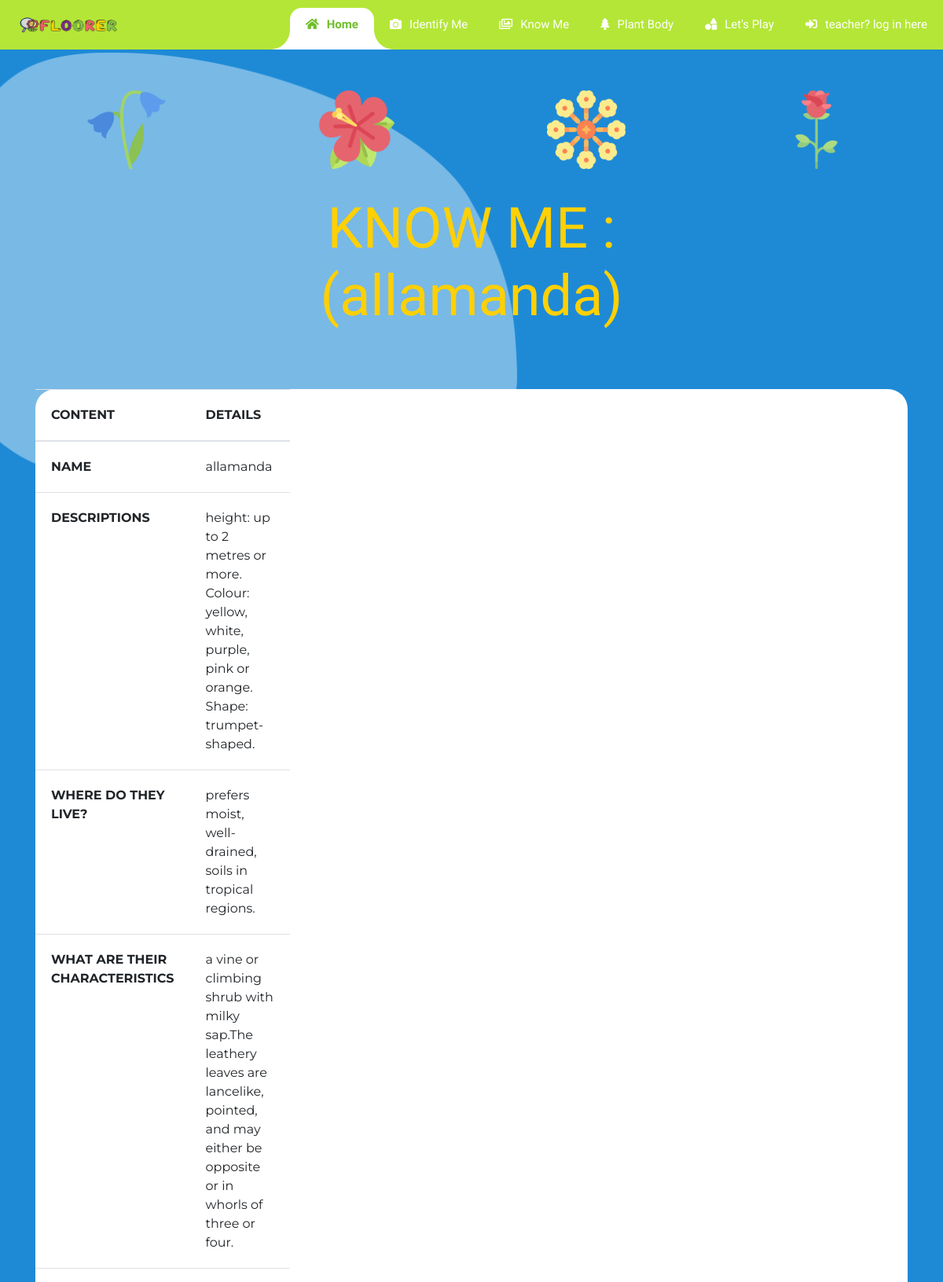
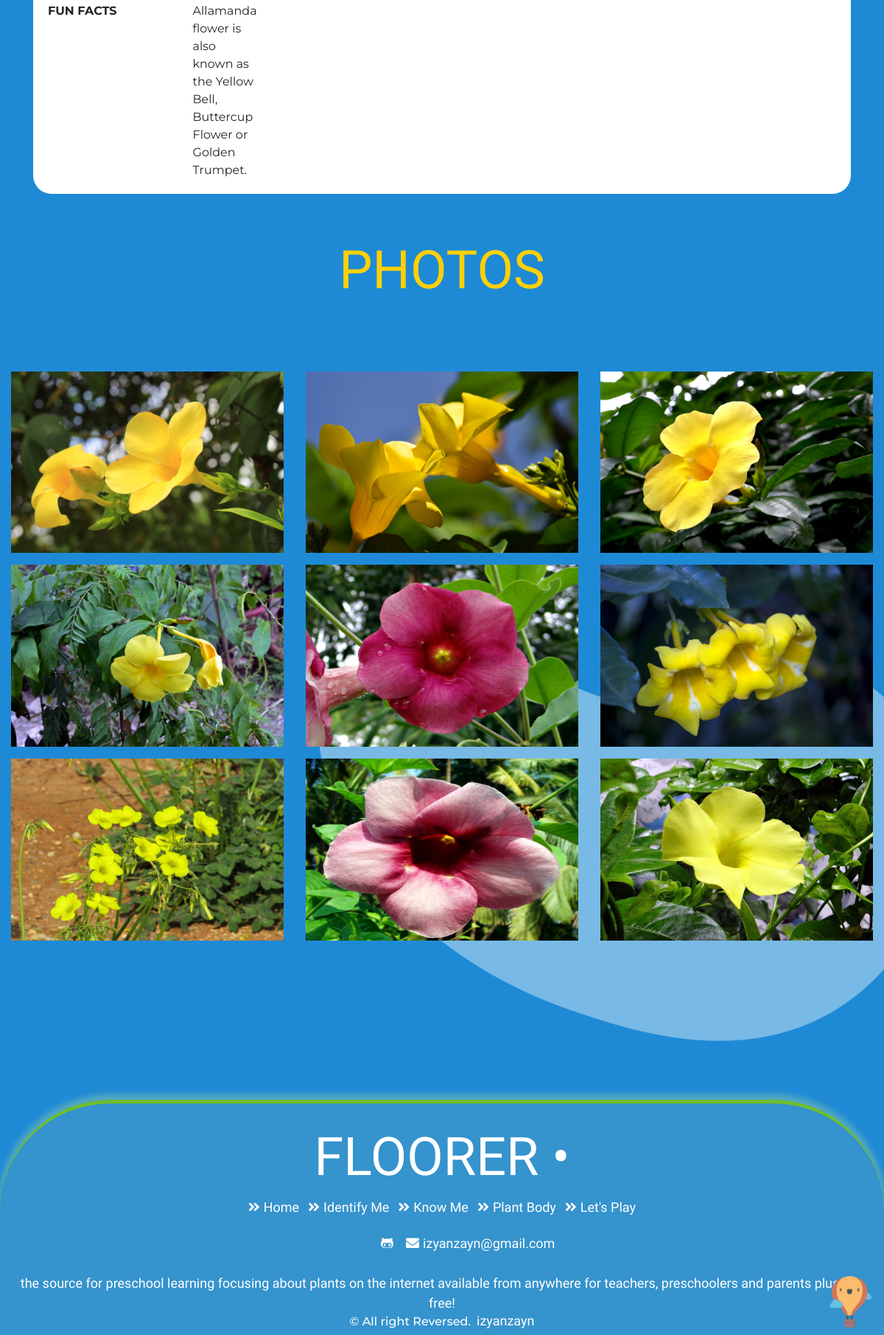
The page /tree/2 on the database its author committed (2 pictures, top to bottom).
### tables this page shows
CREATE TABLE "know_me" (
	"plant_id"	INTEGER NOT NULL PRIMARY KEY AUTOINCREMENT UNIQUE,
	"plant_name"	STRING,
	"plant_description"	STRING,
	"plant_habitat"	STRING,
	"plant_character"	STRING,
	"plant_fact"	STRING
);

CREATE TABLE "photo" (
	"plant_id"	INTEGER,
	"photo_id"	INTEGER PRIMARY KEY AUTOINCREMENT UNIQUE,
	"photo_path"	STRING,
	FOREIGN KEY("plant_id") REFERENCES "know_me"("plant_id")
);

### controller.py (the view)
@app.route('/tree/<plant_id>')
def p0(plant_id):
    rows = tree_plant(plant_id)
    items=tree_photo(plant_id)
    return render_template('tree.html', rows=rows, items=items )

### model.py (called while the page is built)
def tree_plant(plant_id):     ##
    with sql.connect(connect_db) as db:
        qry = """select know_me.plant_name, know_me.plant_description, know_me.plant_habitat, know_me.plant_character, know_me.plant_fact from know_me where plant_id='%s'"""% (plant_id)
        result = db.execute(qry).fetchmany()
        return (result)
        def result():
            rows = tree_plant() ##
            for row in rows:
                print (row)

def tree_photo(plant_id):     ##
    with sql.connect(connect_db) as db:
        qry="""select photo_path from photo inner join know_me on photo.plant_id = know_me.plant_id where know_me.plant_id=='%s'"""% (plant_id)
        result = db.execute(qry)
        return (result)
    def result():
        items = tree_photo() ##
        for item in items:
            print (item)

### templates/tree.html (shortened to what this page needs)
{% extends "base1.html" %} {% block content %}
<!DOCTYPE html>
<html lang="en">
<head>
      <link
        rel="stylesheet"
        href="https://cdnjs.cloudflare.com/ajax/libs/baguettebox.js/1.10.0/baguetteBox.min.css"
      />
      <link rel="stylesheet" href="./../static/css/plant_descriptions.css" />
  </head>
{% for row in rows %}
<div class="plant-body-page">
<img src="./../static/images/background/path6.png" class="path-image3" alt="blob">
  <div class="wrapper-tree" id="wrapper-tree">
      <ul class="flex-container" id="flex-container" >
        <li class="flex-item"><a href="http://localhost:5000/tree/2"><img src="./../static/images/allamanda.png" alt="alamanda-page"></a></li>
        <li class="flex-item"><a href="http://localhost:5000/tree/1"><img src="./../static/images/hibiscus.png" alt="hibiscus-page"></a></li>
        <li class="flex-item"><a href="http://localhost:5000/tree/4"><img src="./../static/images/lantana.png" alt="lantana-camara-page"></a></li>
        <li class="flex-item"><a href="http://localhost:5000/tree/3"><img src="./../static/images/rose.png" alt="rose-page"></a></li>
</ul>
</div>
  <div class="page-header">
    <div class="content-center">
      <div class="row row-grid justify-content-between align-items-center">
        <div class="col-lg-12 col-md-12">
          <h1 class="text-color display-3 text-center">
            KNOW ME : <br>
            ({{row[0]}})
            <br />
          </h1>
        </div>
      </div>
    </div>
  </div>
  <div class="main-content">
    <div class="content-center">
      <div class="row">
        <div class="col-lg-12 col-md-12">
        <div class="container">
          <div class="table table-responsive-md table-hover">
            <table class="table table-data2">
              <thead>
                <tr>
                  <th style="width:90px">CONTENT</th>
                  <th style="width:90px">DETAILS</th>
                </tr>
              </thead>
              <tbody>
                <tr>
                  <th style="width:90px">NAME</th>
                  <td>{{row[0]}}</td>
                </tr>
                <tr>
                  <th style="width:90px">DESCRIPTIONS</th>
                  <td>{{row[1]}}</td>
                </tr>
                <tr>
                  <th style="width:90px">WHERE DO THEY LIVE?</th>
                  <td>{{row[2]}}</td>
                </tr>
                <tr>
                  <th style="width:90px">WHAT ARE THEIR CHARACTERISTICS</th>
                  <td>{{row[3]}}</td>
                </tr>
                <tr>
                  <th style="width:90px">FUN FACTS</th>
                  <td>{{row[4]}}</td>
                </tr>
              </tbody>
            </table>
          </div>
        </div>
</div>
        <div class="col-lg-12 col-md-12">
            <h1 class="text-color display-3 text-center">PHOTOS</h1><br>
            <br/>
          <section class="gallery-block grid-gallery">
                  <div class="row">
                    {% for item in items %}
                      <div class="col-md-6 col-lg-4 item mb-3">
                          <a class="lightbox" href="{{item[0]}}">
                              <img class="img-fluid image scale-on-hover mx-auto d-block" src="{{item[0]}}">
                          </a>
                      </div>
                    {% endfor %}
                </div>
            </div>
        </div>
      </div>
      </div>
  </div>
{% endfor %}
</div>
{% endblock %}

### static/css/style.css (style rules this page uses)
* { margin: 0; padding: 0; }
html { scroll-behavior: smooth; height: 100%; }
body { height: 100%; background-color:#1e8ad6; font-family: 'Montserrat', sans-serif; }
h1 { font-family: "Bungee Inline", cursive; font-size: 4.5rem ; color: #ffd003; }
p,a { font-size: 18px; font-weight: 500; color: white; font-family: "Comfortaa", monospace; margin: auto; text-decoration: none; }
.mb-3 { font-size: 1.2rem; }
.content-center { max-width: none !important; margin-top:30px; margin-bottom: 30px; }

### static/css/plant_descriptions.css (style rules this page uses)
*, *::before, *::after { box-sizing: border-box; }
html { scroll-behavior: smooth; }
h1 { text-align: center; font-size: 50px; margin: 30px; padding: 15px; }
.path-image3 { opacity:0.4; position:absolute; left:-110px; top:67px; max-width:64%; z-index: -3; }
.flex-container { display: flex; flex-flow: row wrap; justify-content: center; align-content: space-between; align-items: center; position: sticky; padding: 0; margin: 0; list-style: none; }
.flex-container .flex-item { padding: 5px; width: 100px; height: 100px; margin-top: 10px; line-height: 150px; color: white; font-weight: bold; font-size: 3em; text-align: center; flex: 1; position: sticky; }
.flex-container li { flex: 1; }
.flex-item img { width:100px; flex:1; }
.flex-item a { text-decoration:none; }
.table { width: 100%; border-collapse: collapse; }
.table .table { background-color: #ffffff; border-radius: 25px; }
.table-data2 td { padding: 20px; margin: 20px; }
.table-data2 th { padding: 20px; margin: 20px; width: 90px; }
.table-data2 { border-collapse: collapse; border-radius: 25px; }
@media only screen and (max-width: 760px),
(min-device-width: 768px) and (max-device-width: 1024px) { .table, .thead, .tbody, .th, .td, .tr { display: block; } }

### rows shown on the page
know_me: plant_name "allamanda", plant_description "height: up to 2 metres or more. Colour: yellow, white, purple, pink or orange. Shape: trumpet-shaped.", plant_habitat "prefers moist, well-drained, soils in tropical regions.", plant_character "a vine or climbing shrub with milky sap.The leathery leaves are lancelike, pointed, and may either be opposite or in whorls of three or four.", plant_fact "Allamanda flower is also known as the Yellow Bell, Buttercup Flower or Golden Trumpet."
photo: photo_path (picture)
photo: photo_path (picture)
photo: photo_path (picture)
photo: photo_path (picture)
photo: photo_path (picture)
photo: photo_path (picture)
photo: photo_path (picture)
photo: photo_path (picture)
photo: photo_path (picture)
